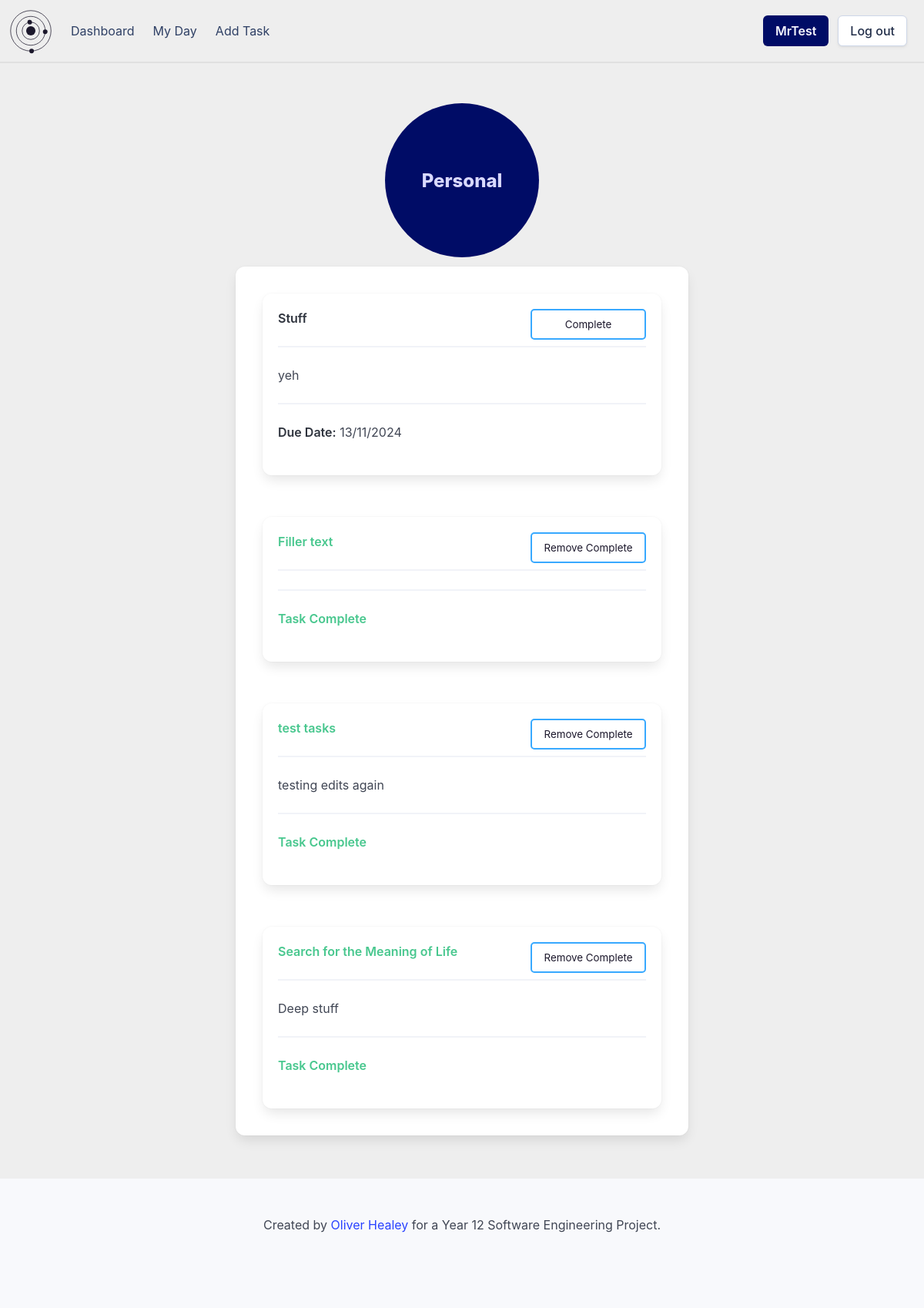
Page /group/c74d19f8-bd10-4c23-b916-0b0c3a8fa5c9 (signed in) on the earlier database version.
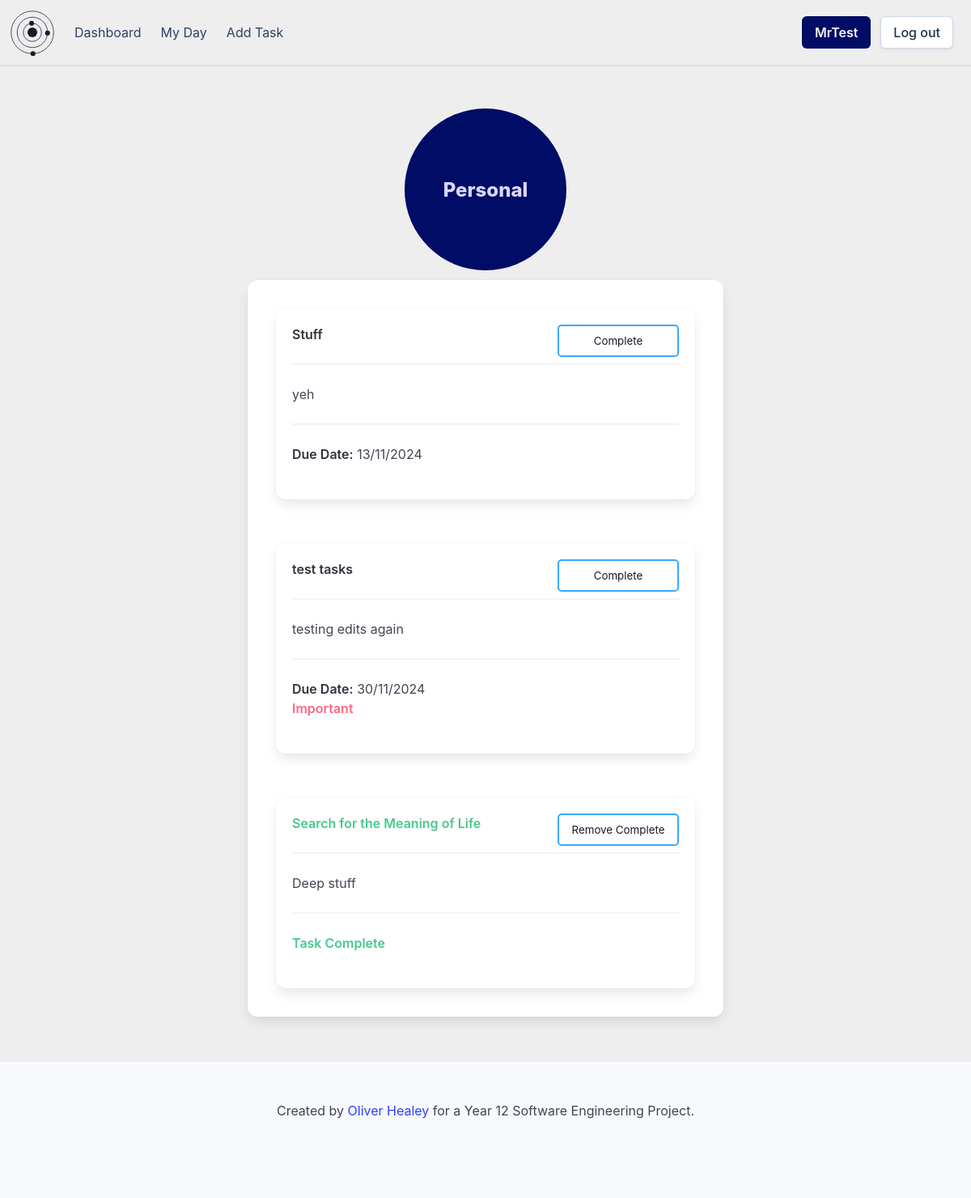
Same page on the later database version.
### setup_db.py (models this page shows)
class Task(Base):
    __tablename__ = 'tasks'
    task_id = Column(String, primary_key=True)
    name = Column(String, nullable=False)
    details = Column(String)
    important = Column(Boolean, nullable=False)
    due_date = Column(DateTime, nullable=False)
    completed = Column(Boolean, nullable=False)
    user_id = Column(String, ForeignKey('userdetails.id'), nullable=False)
    group_id = Column(String, ForeignKey('groups.group_id'), nullable=False)
    user = relationship('User', back_populates='tasks')
    groups = relationship('Group', back_populates='tasks')

### app.py (the view)
@app.route('/group/<group_id>')
def viewGroup(group_id):
    if flaskSession.get('userId') is None:
        return redirect(url_for('login'))
    group = sessionDb.query(Group).filter(Group.group_id == group_id).first()
    tasks = sessionDb.query(Task).filter(Task.group_id == group_id).order_by(Task.due_date).all()
    return render_template('group.html', group=group, tasks=tasks, showDetails=True)

### templates/group.html (shortened to what this page needs)
{% extends 'base_loggedin.html' %}
{% block content %}
    <div class="circle-holder column is-full is-centered">
        <div class="group-circle" onclick="window.location.href='/group/{{ group.group_id }}'">
            <div class="hero-body">
                <p class="group-circle-title title is-4">{{ group.group_name }}</p>
            </div>
        </div>
    </div>
    <div class="columns is-centered">
        <div class="column is-half">
            <div class="box">
                <div class="columns is-multiline">
                    {% for task in tasks %}
                        {% if task.group_id == group.group_id %}
                            <div class="column is-full">
                                {% include 'task_box.html' %}
                            </div>
                        {% endif %}
                    {% endfor %}
                </div>
            </div>
        </div>
    </div>
{% endblock %}

### templates/task_box.html (shortened to what this page needs)
<div class="box task-box" onclick="window.location.href='/task/{{ task.task_id }}'">
    <div class="content">
        <p>
            <strong class="{{ 'has-text-success' if task.completed else '' }}">{{ task.name }}</strong>
            <hr>
            {% if showDetails %}
                {{ task.details }}
                <hr>
            {% endif %}
            {% if not task.completed %}
                <strong class="">Due Date:</strong> {{ task.due_date.strftime('%d/%m/%Y') }}<br>
                {% if task.important %}
                    <strong class="has-text-danger circle-header">Important</strong><br>
                {% endif %}
            {% else %}
                <strong class="has-text-success">Task Complete</strong>
            {% endif %}
        </p>
    </div>
    {% if not task.completed %}
        <form action="/complete" method="POST">
            <input type="submit" value="Complete" class="task-complete-button">
        </form>
    {% else %}
        <form action="/decomplete" method="POST">
            <input type="submit" value="Remove Complete" class="task-complete-button">
        </form>
    {% endif %}
</div>

Differences in the rows shown:
no longer on this page (row edited): Task: name "Filler text", completed "Task Complete"
changed Task "test tasks": due_date (not shown) → "30/11/2024"; value "Remove Complete" → "Complete"; completed "Task Complete" → "Due Date: Important"
